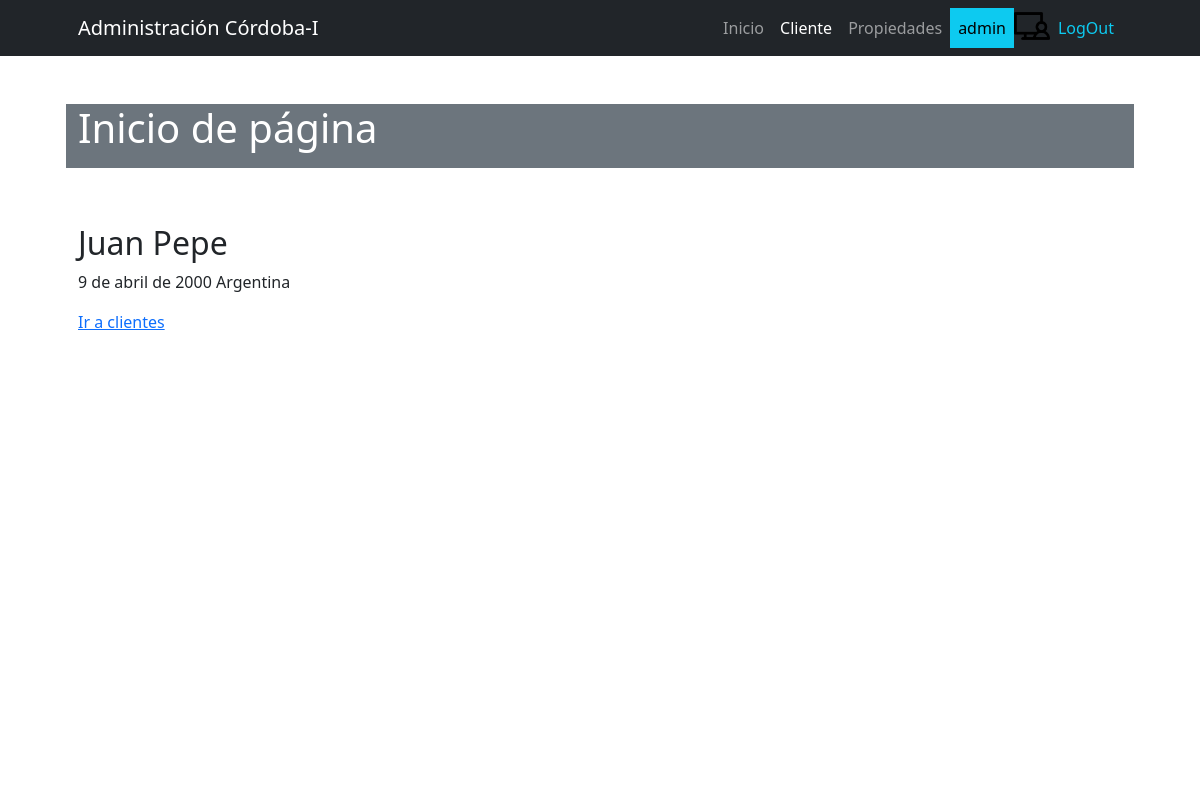
The app's page /cliente/ (signed in) with its own data.
### apps/cliente/models.py (models this page shows, shortened)
class Cliente(models.Model):
    nombre = models.CharField(max_length=50)
    apellido = models.CharField(max_length=50)
    nacimiento = models.DateField(null=True)
    pais_origen_id = models.ForeignKey(
        Pais, on_delete=models.SET_NULL, null=True, blank=True)
    documento = models.CharField(max_length=50)
    telefono = models.CharField(max_length=50)
    email = models.EmailField(max_length=50)

class Pais(models.Model):
    nombre = models.CharField(max_length=50)
    def __str__(self):
        return self.nombre

### apps/cliente/views.py (the view)
# urls.py: path('', Home, name='Home'),
def Home(request):
    clientes_registros = Cliente.objects.all()
    contexto = {'clientes': clientes_registros}
    return render(request, 'cliente/index.html', contexto)

### apps/cliente/templates/cliente/index.html (shortened to what this page needs)
{% extends 'Home/index.html' %}
{% block INDEX_CONTENIDO %}
    {% for cliente in clientes %}
        <h2>{{cliente.nombre}} {{cliente.apellido}}</h2>
        <p>{{cliente.nacimiento}} {{cliente.pais_origen_id}}</p>
    {% endfor %}
    <a href="{% url 'Home:home' %}">Ir a clientes</a>
{% endblock INDEX_CONTENIDO %}

### apps/home/templates/home/navbar.html (shortened to what this page needs)
{% load static %}
<nav class="navbar navbar-expand-lg navbar-dark bg-dark">
    <div class="container px-5">
        <a class="navbar-brand" href="#!">Administración Córdoba-I</a>
        <div class="collapse navbar-collapse" id="navbarSupportedContent">
            <ul class="navbar-nav ms-auto mb-2 mb-lg-0">
                <li class="nav-item"><a class="nav-link {% if request.path == '/Home/' %} active {% endif %}" aria-current="page" href="{% url 'Home:Home' %}">Inicio</a></li>
                {% if user.is_authenticated %}
                <li class="nav-item"><a class="nav-link {% if request.path == '/cliente/' %} active {% endif %}" href="{% url 'cliente:Home' %}">Cliente</a></li>
                <li class="nav-item"><a class="nav-link {% if request.path == '/producto/' %} active {% endif %}" href="{% url 'producto:Home' %}">Propiedades</a></li>
                <li class="nav-item"><a class="nav-link text-bg-info ">{{ user.username }}</a></li>
                {% if user.vendedor.avatar.url %}
                    <li class="nav-item"><img src="{{ user.vendedor.avatar.url }}" alt="avatar" class=""></li>
                    {% else %}
                    <li class="nav-item"><img src="{% static 'venta/avatares.png' '%}" alt="avatar" class="" style="height: 36px"></li>
                {% endif %}
                <li class="nav-item"><a class="nav-link text-info " href="{% url 'home:logout' %}">LogOut</a></li>
                {% endif %}
            </ul>
        </div>
    </div>
</nav>

### records on screen
Cliente: nombre "Juan", apellido "Pepe", nacimiento "9 de abril de 2000", pais_origen_id "Argentina"

### other values on screen
{{ user.username }} "admin"
